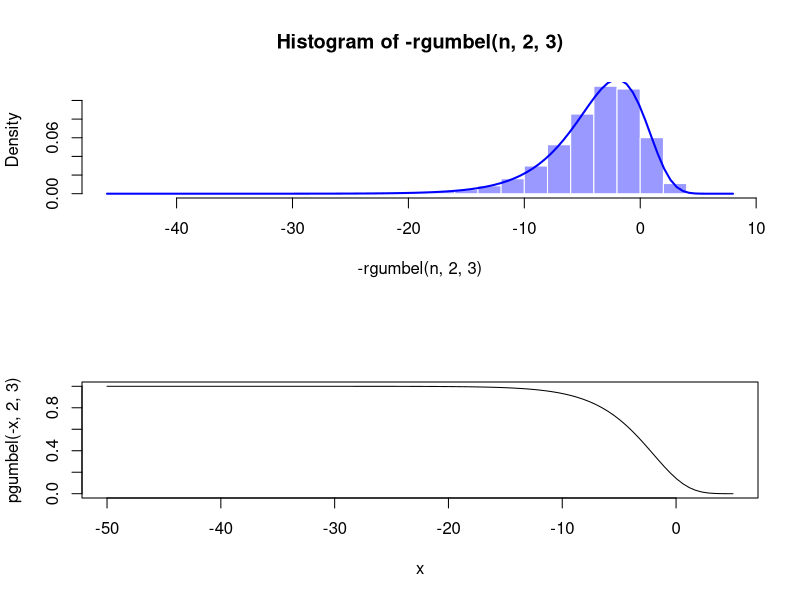
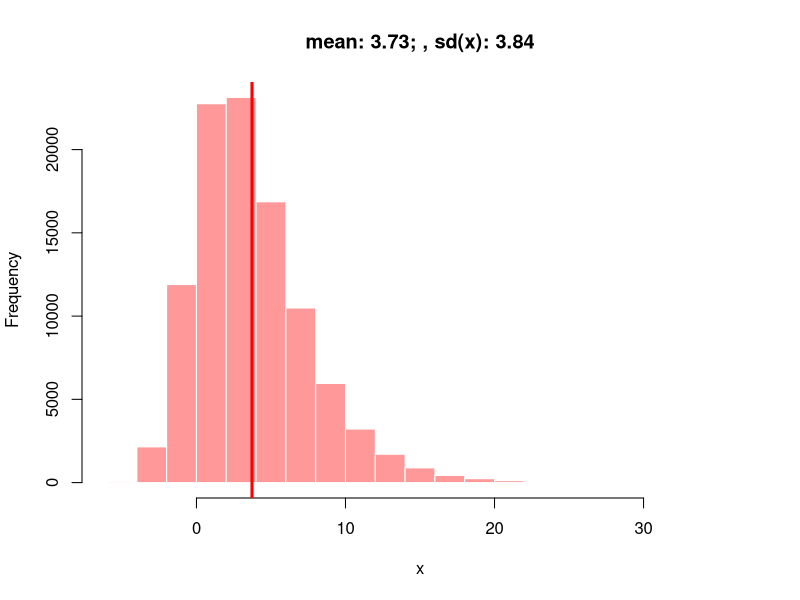

Here is the R script that generated these plots, in order:
### Wikipedia Parameterization: location (m) and scale (s)

# Euler-Mascheroni constant
gumble.g <- euler_masc <- -digamma(1)
mean.gumbel <- function(m, s) m + s * gumble.g
sd.gumbel <- function(m, s) (pi * s) / sqrt(6)
var.gumbel <- function(m,s) sd.gumbel(m,s) ^ 2


dgumbel <- function(x, m, s) {
  z <- (x - m) / s
  exp(-z - exp(-z)) / s
}

pgumbel <- function(x, m, s) {
  exp(-exp(-(x - m) / s))
}

rgumbel <- function(n, m, s) {
  u <- runif(n)
  m - s * log(-log(u))
}

### Tests
n <- 1e6
par(mfrow=c(2,1))
hist(-rgumbel(n, 2, 3), prob=T, border='white', col=rgb(0,0,1,.4))
curve(dgumbel(-x, 2, 3),lwd=2, add=TRUE, col='blue')
curve(pgumbel(-x, 2, 3), from=-50, to=5)
par(mfrow=c(1,1))

x <- rgumbel(100000, 2, 3)
hist(x, col=rgb(1,0,0,.4), border='white',
     main=paste0('mean: ',round(mean(x),2),'; , sd(x): ', round(sd(x),2)))
abline(v=mean(x), lwd=3, col='red')
mean.gumbel(2,3)
sd.gumbel(2,3)
